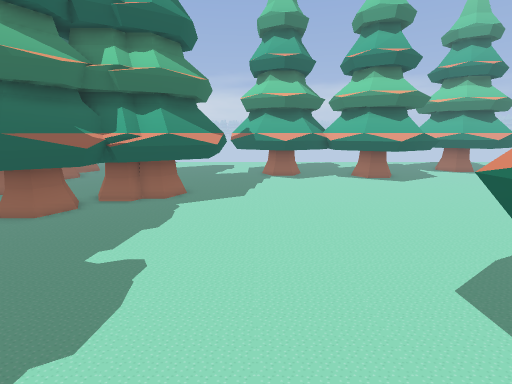
View 1 (above)

16 first-person views from a walk through a 3-D level made in the Godot game engine. The camera is 1.5 m above the floor, tilts 12° down and sees 85° across. The floor is counted in squares, 0.5 m on a side. Each view is taken from the middle of a square. On the plan, view 1 faces up. The plan holds only what a view shows up to about 20 squares ahead; the rest is blank. The place goes on beyond the plan. Characters and animated objects are not drawn.

View 2
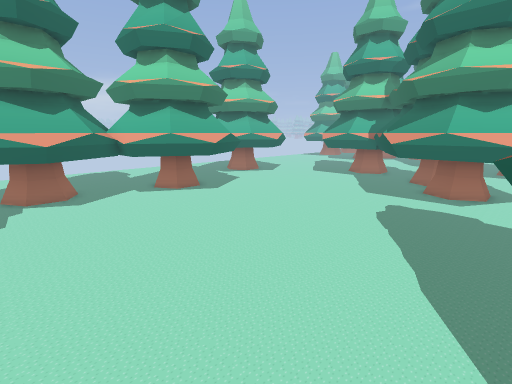

View 3
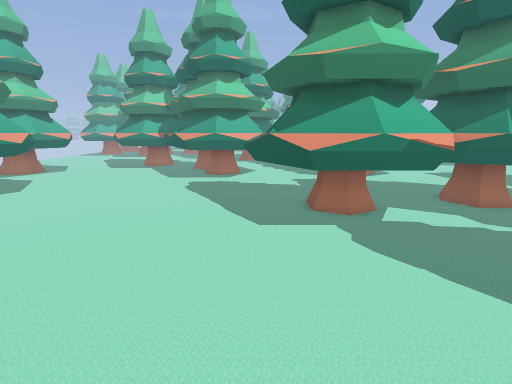

View 4
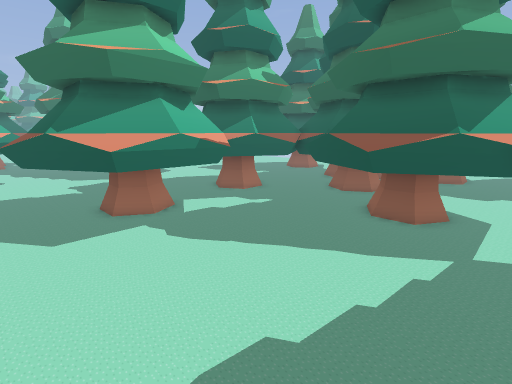

View 5
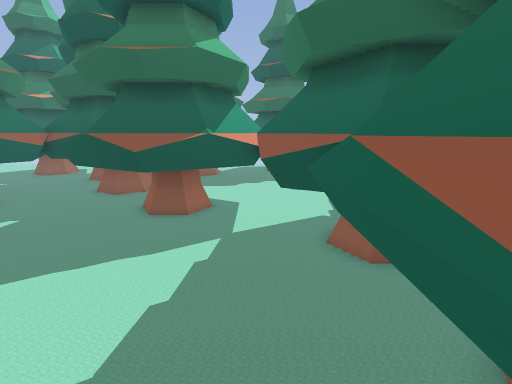

View 6
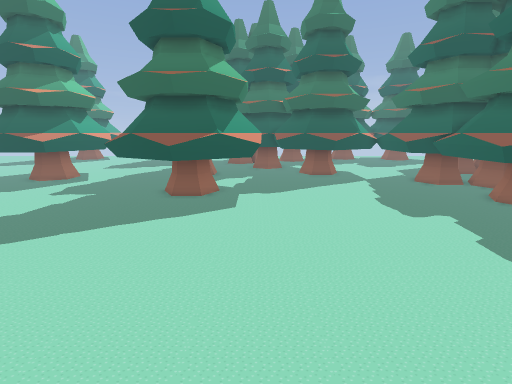

View 7
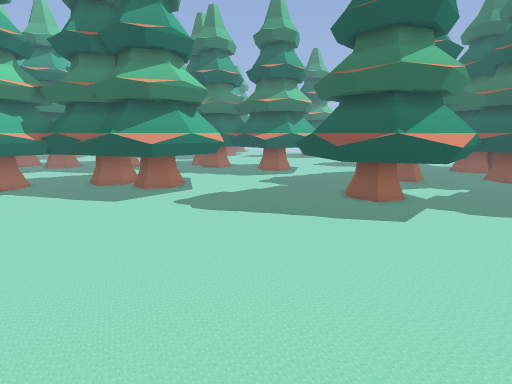

View 8
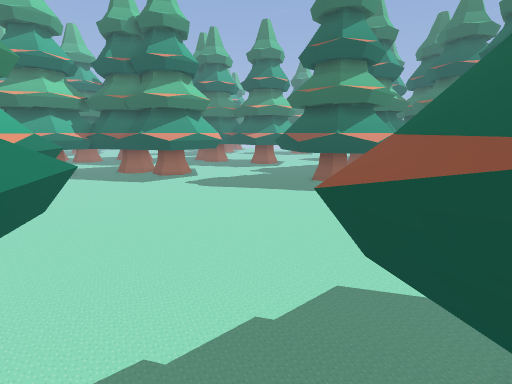

View 9
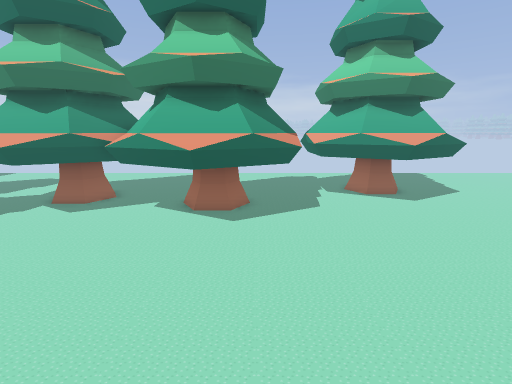

View 10
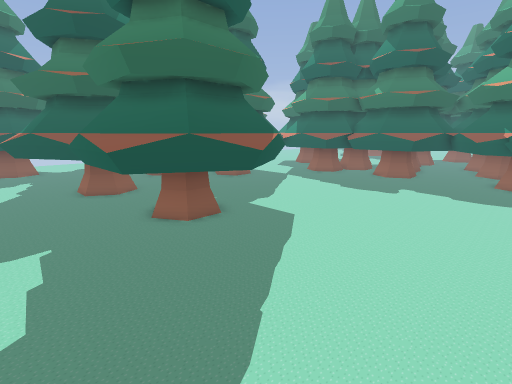

View 11
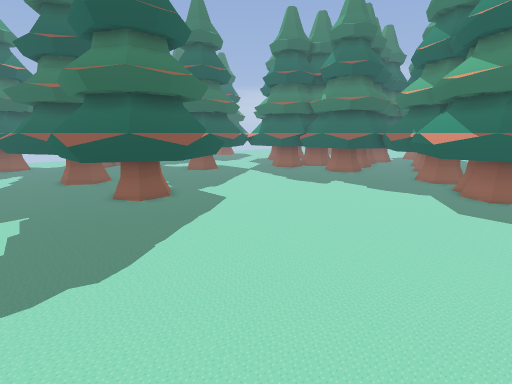

View 12
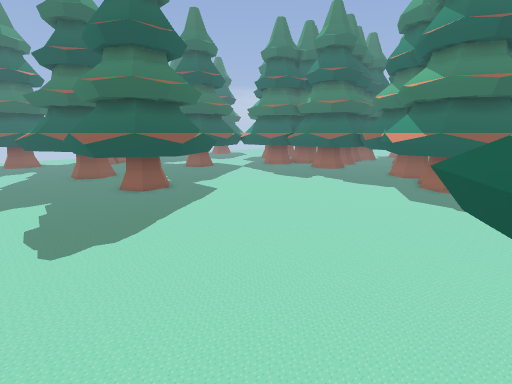

View 13
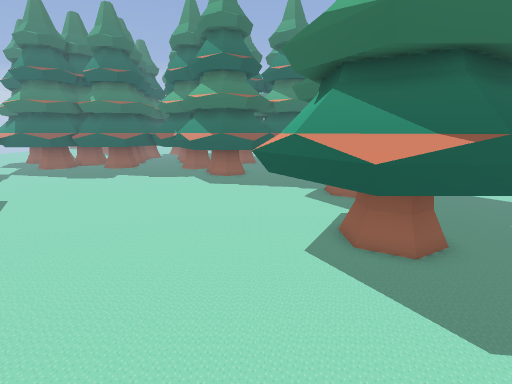

View 14
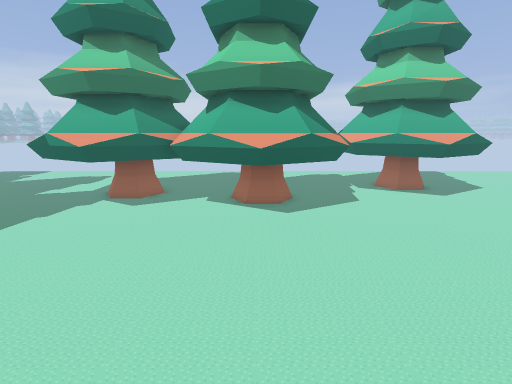

View 15
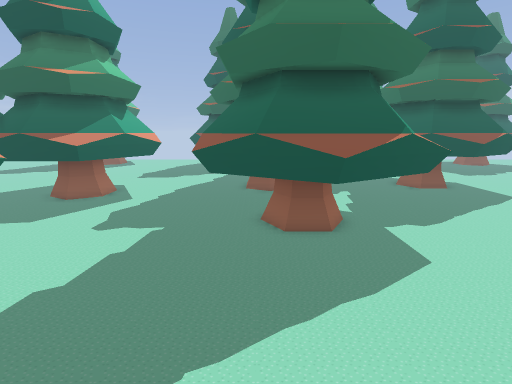

View 16
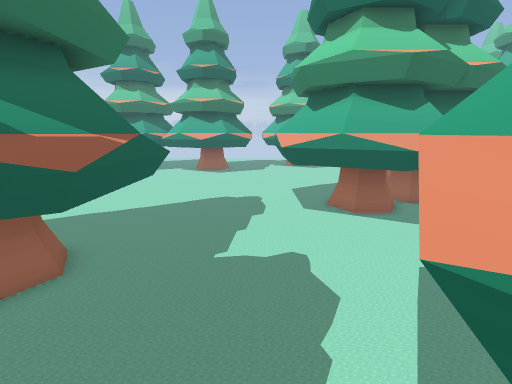

### Floor plan
Key: @ floor where view 1 was taken; # wall or solid block; . floor; ^ raised ledge; T thing the floor can be seen under or through.
Columns run from 8 left of view 1 to 17 right of it. Each row starts with its distance up from view 1.
 27  ....    .....   .....
 26 .......  ....... .....
 25 .......    ..... ....
 24 .......      ...  ...#
 23  .....             ..#
 22    ...               ##
 21     ..             ####
 20     .. #            #.###
 19     ..^##          ##..###
 18     ...########   ###.....
 17     ##...##...######......
 16      ##........###........
 15      ##...................
 14       #...................
 13      ##...................
 12      ##..................#
 11    ###.................###
 10   ###................####
  9  ##^.................##
  8  ##..................#
  7  #...................#
  6  ##..................##
  5  ##..........TTTT....####
  4   #........TTTTTTT.....###
  3   #........TT   TT^.......
  2   #........T     TT.......
  1   ##.......T     TT.... ##
  0   ##....@..TT    #^...###
 -1    #.......TTT   #....##
 -2    ######....^#  ##..##
 -3        ###..###  ##..##
 -4         ## .##    ##.###
 -5           ###     ##..#
 -6                   # ..
 -7                    ......
 -8                    ......

Positions as (right, up) in squares from view 1, and headings:
1: (0, 0), facing up
2: (0, 5), facing up-right
3: (-5, 5), facing right
4: (-5, 6), facing down-right
5: (-5, 6), facing down
6: (3, 16), facing down
7: (1, 15), facing down-right
8: (-3, 18), facing down-right
9: (10, 8), facing up
10: (12, 11), facing down-left
11: (12, 15), facing down-left
12: (13, 17), facing down-left
13: (16, 16), facing left
14: (8, 7), facing up
15: (8, 11), facing down
16: (12, -4), facing up
